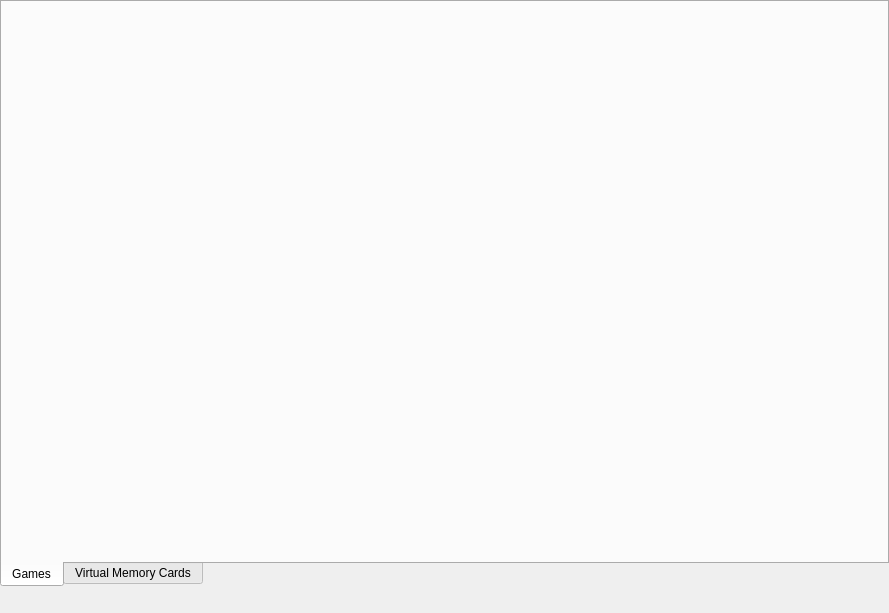
<?xml version="1.0" encoding="UTF-8"?>
<ui version="4.0">
 <class>LibraryActivity</class>
 <widget class="QWidget" name="LibraryActivity">
  <property name="geometry">
   <rect>
    <x>0</x>
    <y>0</y>
    <width>889</width>
    <height>613</height>
   </rect>
  </property>
  <property name="windowTitle">
   <string notr="true"/>
  </property>
  <layout class="QVBoxLayout" name="verticalLayout">
   <property name="leftMargin">
    <number>0</number>
   </property>
   <property name="topMargin">
    <number>0</number>
   </property>
   <property name="rightMargin">
    <number>0</number>
   </property>
   <property name="bottomMargin">
    <number>0</number>
   </property>
   <item>
    <widget class="QTabWidget" name="mp_tabs">
     <property name="tabPosition">
      <enum>QTabWidget::South</enum>
     </property>
     <property name="currentIndex">
      <number>0</number>
     </property>
     <widget class="OplPcTools::UI::GameListWidget" name="mp_tab_games">
      <attribute name="icon">
       <iconset resource="../Resources/Resources.qrc">
        <normaloff>:/images/no-icon</normaloff>:/images/no-icon</iconset>
      </attribute>
      <attribute name="title">
       <string>Games</string>
      </attribute>
     </widget>
     <widget class="OplPcTools::UI::VmcListWidget" name="mp_tab_vmcs">
      <attribute name="icon">
       <iconset resource="../Resources/Resources.qrc">
        <normaloff>:/images/vmc</normaloff>:/images/vmc</iconset>
      </attribute>
      <attribute name="title">
       <string>Virtual Memory Cards</string>
      </attribute>
     </widget>
    </widget>
   </item>
   <item>
    <layout class="QHBoxLayout" name="mp_layout">
     <item>
      <widget class="QLabel" name="mp_label_path">
       <property name="text">
        <string notr="true"/>
       </property>
      </widget>
     </item>
     <item>
      <spacer name="mp_spacer">
       <property name="orientation">
        <enum>Qt::Horizontal</enum>
       </property>
       <property name="sizeHint" stdset="0">
        <size>
         <width>298</width>
         <height>20</height>
        </size>
       </property>
      </spacer>
     </item>
    </layout>
   </item>
  </layout>
 </widget>
 <customwidgets>
  <customwidget>
   <class>OplPcTools::UI::GameListWidget</class>
   <extends>QWidget</extends>
   <header location="global">OplPcTools/UI/GameListWidget.h</header>
   <container>1</container>
  </customwidget>
  <customwidget>
   <class>OplPcTools::UI::VmcListWidget</class>
   <extends>QWidget</extends>
   <header location="global">OplPcTools/UI/VmcListWidget.h</header>
   <container>1</container>
  </customwidget>
 </customwidgets>
 <resources>
  <include location="../Resources/Resources.qrc"/>
 </resources>
 <connections/>
</ui>
